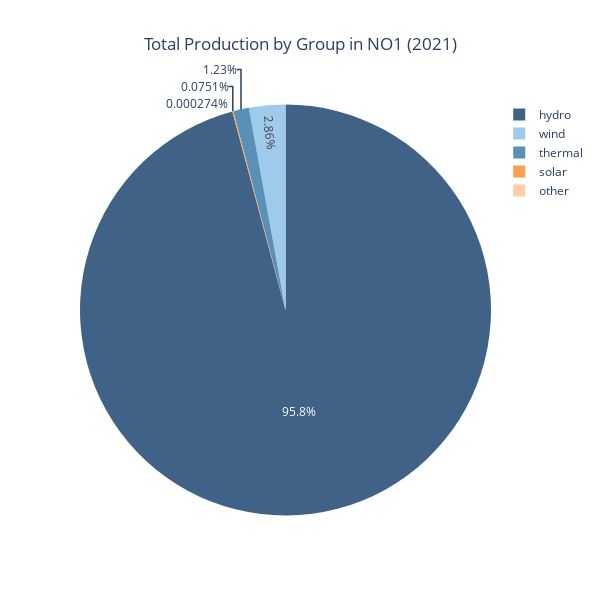

Notebook code for this chart:
### Markdown cell above
### Create a pie chart (total production by group for a chosen area)

### Code cell
chosen_area = "NO1"

# Aggregate yearly production by group
df_area = (
    df_pd[df_pd["pricearea"] == chosen_area]
    .groupby("productiongroup", as_index=False)["quantitykwh"]
    .sum()
)

# Custom color palette
colors = ["#416287", "#9ecaec", "#5890b7", "#fd9e53", "#ffcea8"]

# Clean pie chart
fig = px.pie(
    df_area,
    values="quantitykwh",
    names="productiongroup",
    color_discrete_sequence=colors,
    title=f"Total Production by Group in {chosen_area} (2021)",
    template="plotly_white", 
)

# Center the title and fix sizing/whitespace
fig.update_layout(
    title_x=0.5,               # center title
    width=600,                 # control total figure width
    height=600,                # control total figure height
)

fig.show()

### Figure 1 — Plotly figure (JSON) as saved in the notebook; plotly's stock layout.template omitted (floating-point values rounded to 4 significant figures)
{"data": [{"domain": {"x": [0, 1], "y": [0, 1]}, "hovertemplate": "productiongroup=%{label}<br>quantitykwh=%{value}<extra></extra>", "labels": ["hydro", "other", "solar", "thermal", "wind"], "legendgroup": "", "name": "", "showlegend": true, "type": "pie", "values": [18360000000.0, 52560.0, 14380000.0, 236100000.0, 547400000.0]}], "layout": {"height": 600, "legend": {"tracegroupgap": 0}, "piecolorway": ["#416287", "#9ecaec", "#5890b7", "#fd9e53", "#ffcea8"], "title": {"text": "Total Production by Group in NO1 (2021)", "x": 0.5}, "width": 600}}
